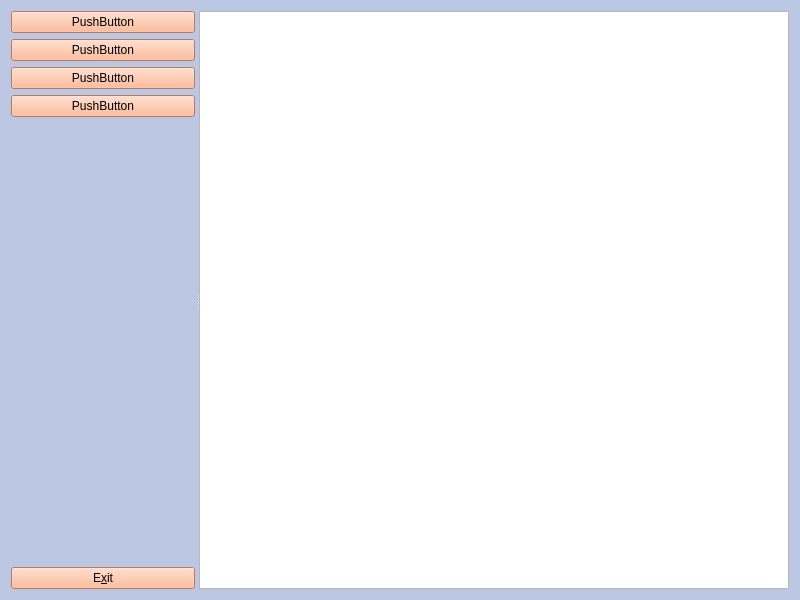
<?xml version="1.0" encoding="UTF-8"?>
<ui version="4.0">
 <class>Form</class>
 <widget class="QWidget" name="Form">
  <property name="geometry">
   <rect>
    <x>0</x>
    <y>0</y>
    <width>800</width>
    <height>600</height>
   </rect>
  </property>
  <property name="windowTitle">
   <string>Win7添加右键菜单</string>
  </property>
  <property name="styleSheet">
   <string notr="true">QPushButton {background-color: rgb(255, 170, 127)}
QPushButton:pressed {background-color: rgb(0, 255, 127)}

#Form {background-color: rgb(187, 199, 227)}
#Form * {}</string>
  </property>
  <layout class="QVBoxLayout" name="verticalLayout_2">
   <item>
    <widget class="QSplitter" name="splitter">
     <property name="styleSheet">
      <string notr="true"/>
     </property>
     <property name="orientation">
      <enum>Qt::Horizontal</enum>
     </property>
     <widget class="QWidget" name="">
      <layout class="QVBoxLayout" name="verticalLayout">
       <item>
        <widget class="QPushButton" name="pushButton">
         <property name="styleSheet">
          <string notr="true"/>
         </property>
         <property name="text">
          <string>PushButton</string>
         </property>
        </widget>
       </item>
       <item>
        <widget class="QPushButton" name="pushButton_2">
         <property name="styleSheet">
          <string notr="true"/>
         </property>
         <property name="text">
          <string>PushButton</string>
         </property>
        </widget>
       </item>
       <item>
        <widget class="QPushButton" name="pushButton_3">
         <property name="text">
          <string>PushButton</string>
         </property>
        </widget>
       </item>
       <item>
        <widget class="QPushButton" name="pushButton_4">
         <property name="text">
          <string>PushButton</string>
         </property>
        </widget>
       </item>
       <item>
        <spacer name="verticalSpacer">
         <property name="orientation">
          <enum>Qt::Vertical</enum>
         </property>
         <property name="sizeHint" stdset="0">
          <size>
           <width>20</width>
           <height>40</height>
          </size>
         </property>
        </spacer>
       </item>
       <item>
        <widget class="QPushButton" name="pushButton_5">
         <property name="text">
          <string>E&amp;xit</string>
         </property>
        </widget>
       </item>
      </layout>
     </widget>
     <widget class="QTextBrowser" name="textBrowser"/>
    </widget>
   </item>
  </layout>
 </widget>
 <resources>
  <include location="main.qrc"/>
 </resources>
 <connections/>
</ui>
